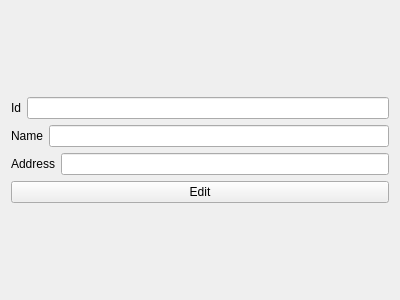
<?xml version="1.0" encoding="UTF-8"?>
<ui version="4.0">
 <class>Form</class>
 <widget class="QWidget" name="Form">
  <property name="geometry">
   <rect>
    <x>0</x>
    <y>0</y>
    <width>400</width>
    <height>300</height>
   </rect>
  </property>
  <property name="windowTitle">
   <string>Edit Store</string>
  </property>
  <layout class="QVBoxLayout" name="verticalLayout_3">
   <item>
    <layout class="QVBoxLayout" name="verticalLayout_2">
     <item>
      <layout class="QVBoxLayout" name="verticalLayout">
       <item>
        <layout class="QHBoxLayout" name="horizontalLayout">
         <item>
          <widget class="QLabel" name="label">
           <property name="text">
            <string>Id</string>
           </property>
          </widget>
         </item>
         <item>
          <widget class="QLineEdit" name="lineEdit"/>
         </item>
        </layout>
       </item>
       <item>
        <layout class="QHBoxLayout" name="horizontalLayout_2">
         <item>
          <widget class="QLabel" name="label_2">
           <property name="text">
            <string>Name</string>
           </property>
          </widget>
         </item>
         <item>
          <widget class="QLineEdit" name="lineEdit_2"/>
         </item>
        </layout>
       </item>
       <item>
        <layout class="QHBoxLayout" name="horizontalLayout_3">
         <item>
          <widget class="QLabel" name="label_3">
           <property name="text">
            <string>Address</string>
           </property>
          </widget>
         </item>
         <item>
          <widget class="QLineEdit" name="lineEdit_3"/>
         </item>
        </layout>
       </item>
      </layout>
     </item>
     <item>
      <widget class="QPushButton" name="pushButton_4">
       <property name="text">
        <string>Edit</string>
       </property>
      </widget>
     </item>
    </layout>
   </item>
  </layout>
 </widget>
 <resources/>
 <connections/>
</ui>
